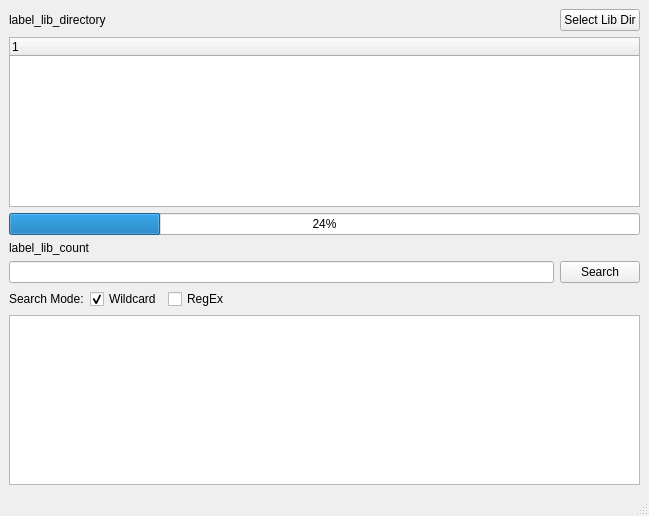
<?xml version="1.0" encoding="UTF-8"?>
<ui version="4.0">
 <class>MainWindow</class>
 <widget class="QMainWindow" name="MainWindow">
  <property name="geometry">
   <rect>
    <x>0</x>
    <y>0</y>
    <width>649</width>
    <height>516</height>
   </rect>
  </property>
  <property name="windowTitle">
   <string>Spice Lib Manager</string>
  </property>
  <widget class="QWidget" name="centralwidget">
   <layout class="QHBoxLayout" name="horizontalLayout_2">
    <item>
     <layout class="QVBoxLayout" name="verticalLayout">
      <item>
       <layout class="QHBoxLayout" name="horizontalLayout">
        <item>
         <widget class="QLabel" name="label_lib_directory">
          <property name="sizePolicy">
           <sizepolicy hsizetype="Expanding" vsizetype="Preferred">
            <horstretch>0</horstretch>
            <verstretch>0</verstretch>
           </sizepolicy>
          </property>
          <property name="text">
           <string>label_lib_directory</string>
          </property>
         </widget>
        </item>
        <item>
         <widget class="QPushButton" name="select_lib_directory">
          <property name="text">
           <string>Select Lib Dir</string>
          </property>
         </widget>
        </item>
       </layout>
      </item>
      <item>
       <widget class="QTreeWidget" name="lib_tree">
        <column>
         <property name="text">
          <string notr="true">1</string>
         </property>
        </column>
       </widget>
      </item>
      <item>
       <widget class="QProgressBar" name="import_progress">
        <property name="value">
         <number>24</number>
        </property>
       </widget>
      </item>
      <item>
       <widget class="QLabel" name="label_lib_count">
        <property name="text">
         <string>label_lib_count</string>
        </property>
       </widget>
      </item>
      <item>
       <layout class="QHBoxLayout" name="horizontalLayout_3">
        <item>
         <widget class="QLineEdit" name="lineEdit_search"/>
        </item>
        <item>
         <widget class="QPushButton" name="pushButton_search">
          <property name="text">
           <string>Search</string>
          </property>
         </widget>
        </item>
       </layout>
      </item>
      <item>
       <layout class="QHBoxLayout" name="horizontalLayout_4">
        <item>
         <widget class="QLabel" name="label">
          <property name="text">
           <string>Search Mode:</string>
          </property>
         </widget>
        </item>
        <item>
         <widget class="QCheckBox" name="checkBox_wildcard">
          <property name="text">
           <string>Wildcard</string>
          </property>
          <property name="checked">
           <bool>true</bool>
          </property>
         </widget>
        </item>
        <item>
         <widget class="QCheckBox" name="checkBox_regex">
          <property name="text">
           <string>RegEx</string>
          </property>
         </widget>
        </item>
        <item>
         <spacer name="horizontalSpacer">
          <property name="orientation">
           <enum>Qt::Horizontal</enum>
          </property>
          <property name="sizeHint" stdset="0">
           <size>
            <width>40</width>
            <height>20</height>
           </size>
          </property>
         </spacer>
        </item>
       </layout>
      </item>
      <item>
       <widget class="QTableWidget" name="search_matches">
        <property name="editTriggers">
         <set>QAbstractItemView::NoEditTriggers</set>
        </property>
        <property name="alternatingRowColors">
         <bool>true</bool>
        </property>
        <property name="selectionMode">
         <enum>QAbstractItemView::SingleSelection</enum>
        </property>
        <property name="selectionBehavior">
         <enum>QAbstractItemView::SelectRows</enum>
        </property>
        <property name="gridStyle">
         <enum>Qt::DashLine</enum>
        </property>
       </widget>
      </item>
     </layout>
    </item>
   </layout>
  </widget>
  <widget class="QMenuBar" name="menubar">
   <property name="geometry">
    <rect>
     <x>0</x>
     <y>0</y>
     <width>649</width>
     <height>21</height>
    </rect>
   </property>
  </widget>
  <widget class="QStatusBar" name="statusbar"/>
 </widget>
 <resources/>
 <connections/>
</ui>
